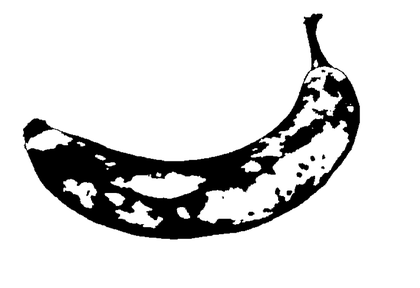
%> input picture clase7/bananaBinario.png, 420 x 288 px, shrunk from 835 x 573 before the run
$ octave codgio.m   (GNU Octave 9; MATLAB toolbox functions it lacks are replaced by stand-ins)
%> lines starting %> are read from the running program, lines starting %| are printed output that depends on the picture; in (x1, y1, x2, y2) boxes, pixels count from 0 and x2, y2 are one past the last pixel; in counts of white or black regions, pixels touching at a corner belong together; the program's own positions count from 1
close all;
clear all;
clc;

im = imread('bananaBinario.png');
%> im is the input picture: size 288x420x3 uint8; min 0, max 255, mean 217.9
im = rgb2gray(im);
%> im: size 288x420 uint8
im = 1 - im;
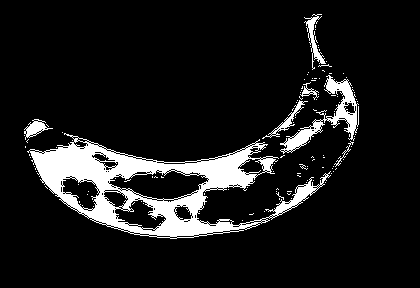
%> im: size 288x420 uint8; values 0 (black) and 1 (white), 10.7% white; 115 white regions (108 under 20 px), largest, box (x1, y1, x2, y2) and area: (27, 133, 331, 239) 10216, (280, 75, 359, 154) 1441, (304, 14, 326, 70) 341
figure(1)
imshow(single(im));

[u,v] = size(im);
%> u = 288; v = 420
m  = zeros(3,3);
imC = zeros(u,v);

for i = 1:u-2
    for j=1:v-2
        m(:,:)=im(i:i+2, j:j+2);
        sigma = sum(m(:))- m(2,2);
        if m(2,2) == 0
            imC(i+1,j+1)=0;
        else
            if sigma < 8
                imC(i+1,j+1)=0;
            else
                imC(i+1, j+1) = 1;
            end
        end
    end
end
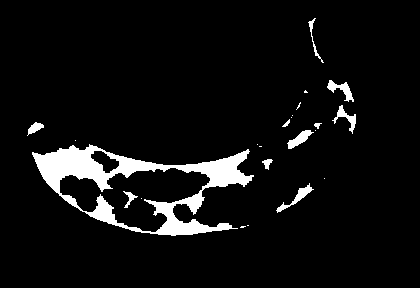
%> imC: size 288x420 double; values 0 (black) and 1 (white), 6.2% white; 23 white regions (12 under 20 px), largest, box (x1, y1, x2, y2) and area: (32, 144, 254, 236) 6219, (276, 183, 314, 213) 231, (327, 80, 354, 102) 226
%> after the loop, m = [0 0 0; 0 0 0; 0 0 0]

figure(2)
imshow(single(imC))
title('Adelgazar o contraer')
